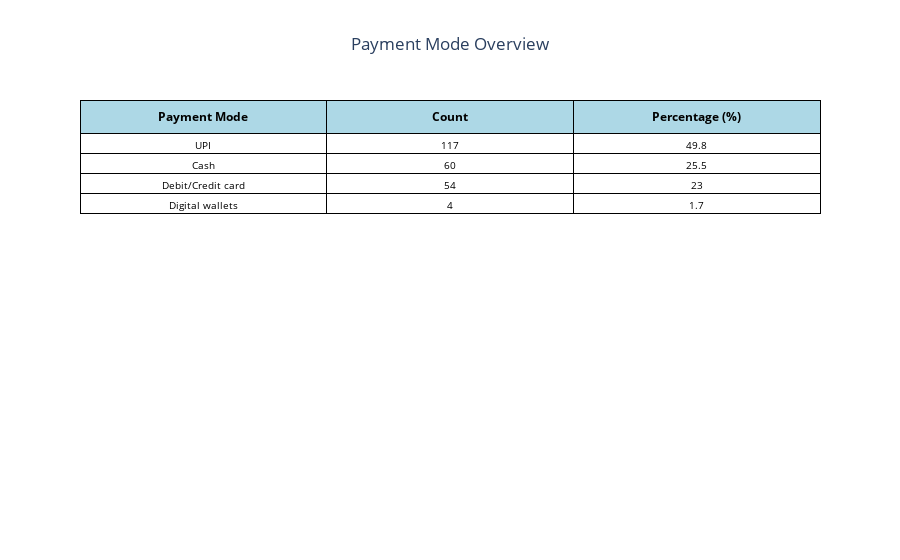

Write notebook code for a chart like this one.
### Markdown cell above
## Payment and Discount

### Code cell
import plotly.graph_objects as go

# Data preparation
payment_mode_counts = df['Payment_Mode'].value_counts()
total = payment_mode_counts.sum()
payment_mode_percentages = (payment_mode_counts / total * 100).round(1)

# Combine data for the table
data = {
    'Payment Mode': payment_mode_counts.index,
    'Count': payment_mode_counts.values,
    'Percentage (%)': payment_mode_percentages.values
}

# Create the table with black lines
fig = go.Figure(data=[go.Table(
    header=dict(values=['<b>Payment Mode</b>', '<b>Count</b>', '<b>Percentage (%)</b>'],
                fill_color='lightblue',
                align='center',
                font=dict(color='black', size=12),
                line_color='black'),  # Adds black lines to the header
    cells=dict(values=[data['Payment Mode'], data['Count'], data['Percentage (%)']],
               fill_color='white',
               align='center',
               font=dict(color='black', size=10),
               line_color='black')  # Adds black lines to the cells
)])

# Update layout
fig.update_layout(title="Payment Mode Overview", title_x=0.5)

# Show the chart
fig.show()

### Figure 1 — Plotly figure (JSON) as saved in the notebook; plotly's stock layout.template omitted (floating-point values rounded to 4 significant figures)
{"data": [{"cells": {"align": "center", "fill": {"color": "white"}, "font": {"color": "black", "size": 10}, "line": {"color": "black"}, "values": [["UPI", "Cash", "Debit/Credit card", "Digital wallets"], [117, 60, 54, 4], [49.8, 25.5, 23, 1.7]]}, "header": {"align": "center", "fill": {"color": "lightblue"}, "font": {"color": "black", "size": 12}, "line": {"color": "black"}, "values": ["<b>Payment Mode</b>", "<b>Count</b>", "<b>Percentage (%)</b>"]}, "type": "table"}], "layout": {"title": {"text": "Payment Mode Overview", "x": 0.5}}}
